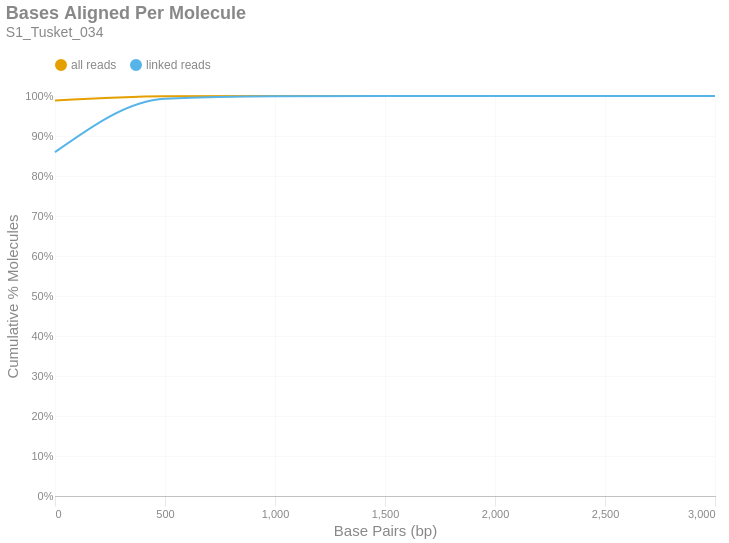

The notebook cell saved with this chart:
### Markdown cell above
### Bases Aligned Per Molecule
This is a cumulative frequency distribution showing the number of base pairs aligned per unique molecule. These data are shown in 500 bp bins. There are two distributions: one with `all reads` (yellow) and another with only `linked reads` (blue). The percent of molecules in the `linked reads` distribution is relative to the total number of linked molecules.

### Code cell
if SKIPLR:
    print_html(f"Skipped")
else:
    binned_df = consolidated_hist(valids['aligned_bp'], mask, 500, True)
    with SafeRender(binned_df):
        (
            density_plot(binned_df, 'Bases Aligned Per Molecule', samplename, 'basesper')
            .encode(
                x=alt.X('bin:Q', title="Base Pairs (bp)").axis(tickMinStep=500).scale(padding=0),
                y=alt.Y('value:Q', title='Cumulative % Molecules')
                    .axis(format='%')
                    .scale(domain = [0,1])
                    .stack(False),
                color=alt.Color("key:N").scale(domain = ["all reads", "linked reads"]),
                tooltip = [
                    alt.Tooltip("key:N", title = "Data Type"),
                    alt.Tooltip("range_label:N", title="Bases Aligned Per Molecule"),
                    alt.Tooltip("value:Q", format = ".2%", title="% Molecules (Cum.)")
                ]
            )
        ).display()

### Figure 1 — Vega-Lite specification as saved in the notebook (floating-point values rounded to 4 significant figures)
{"width": "container", "height": 400, "config": {"title": {"anchor": "start", "dy": -15, "fontSize": 18, "color": "#888888", "subtitleColor": "#888888", "subtitleFontSize": 14}, "arc": {"fill": "#0072B2"}, "axis": {"domainColor": "#888888", "domainWidth": 0.5, "gridWidth": 0.2, "grid": false, "titleFontWeight": 400, "titleFontSize": 15, "labelFontSize": 11, "labelColor": "#888888", "tickColor": "#888888", "tickWidth": 0.2, "titleColor": "#888888"}, "axisBand": {"grid": false}, "axisX": {"grid": true, "tickSize": 10, "domainCap": "round"}, "axisY": {"domain": false, "grid": true, "tickSize": 0, "domainCap": "round"}, "background": "transparent", "header": {"labelFontSize": 15, "labelColor": "#888888", "titleFontSize": 15, "titleFontWeight": 600, "titleColor": "#888888"}, "legend": {"labelFont": "sans-serif", "labelFontSize": 12, "labelColor": "#888888", "symbolSize": 100, "symbolType": "circle", "titleFontSize": 12, "titlePadding": 10, "titleColor": "#888888", "title": null, "orient": "top"}, "range": {"category": ["#E69F00", "#56B4E9", "#009E73", "#F0E442", "#0072B2", "#D55E00", "#CC79A7", "#000000"], "diverging": ["#cfe8f3", "#a2d4ec", "#73bfe2", "#46abdb", "#1696d2", "#12719e"]}, "area": {"fill": "#0072B2", "fillOpacity": 0.7, "line": true, "strokeOpacity": 0.7}, "line": {"color": "#0072B2", "stroke": "#0072B2", "strokeWidth": 2}, "trail": {"color": "#0072B2", "stroke": "#0072B2", "strokeWidth": 0, "size": 1}, "point": {"filled": true, "fillOpacity": 1.0, "size": 95}, "text": {"color": "#888888", "fontSize": 11, "align": "right", "fontWeight": 400, "size": 11}, "bar": {"fill": "#0072B2", "stroke": null}, "view": {"stroke": null, "continuousWidth": 660, "continuousHeight": 400}}, "data": {"name": "data-9ef2e4ed806f72e02056df81cc50f296"}, "mark": {"type": "line", "interpolate": "monotone", "point": {"opacity": 0, "size": 275}}, "encoding": {"color": {"field": "key", "scale": {"domain": ["all reads", "linked reads"]}, "type": "nominal"}, "tooltip": [{"field": "key", "title": "Data Type", "type": "nominal"}, {"field": "range_label", "title": "Bases Aligned Per Molecule", "type": "nominal"}, {"field": "value", "format": ".2%", "title": "% Molecules (Cum.)", "type": "quantitative"}], "x": {"axis": {"tickMinStep": 500}, "field": "bin", "scale": {"padding": 0}, "title": "Base Pairs (bp)", "type": "quantitative"}, "y": {"axis": {"format": "%"}, "field": "value", "scale": {"domain": [0, 1]}, "stack": false, "title": "Cumulative % Molecules", "type": "quantitative"}}, "params": [{"name": "param_c36ac31b6afebe62", "select": {"type": "point", "fields": ["key"]}, "bind": "legend"}], "title": {"text": "Bases Aligned Per Molecule", "subtitle": "S1_Tusket_034"}, "transform": [{"fold": ["all reads (cumsum)", "linked reads (cumsum)"]}, {"calculate": "replace(datum.key, ' (cumsum)', '')", "as": "key"}, {"filter": {"param": "param_c36ac31b6afebe62"}}], "usermeta": {"embedOptions": {"downloadFileName": "S1_Tusket_034.basesper"}}, "$schema": "https://vega.github.io/schema/vega-lite/v6.1.0.json", "datasets": {"data-9ef2e4ed806f72e02056df81cc50f296": [{"bin": "0.0", "interval": "0.0-500.0", "all reads": 0.9887, "linked reads": 0.8597, "all reads (cumsum)": 0.9887, "linked reads (cumsum)": 0.8597, "range_label": "0-499"}, {"bin": "500.0", "interval": "500.0-1000.0", "all reads": 0.01075, "linked reads": 0.1336, "all reads (cumsum)": 0.9995, "linked reads (cumsum)": 0.9933, "range_label": "500-999"}, {"bin": "1000.0", "interval": "1000.0-1500.0", "all reads": 0.0004811, "linked reads": 0.006102, "all reads (cumsum)": 1.0, "linked reads (cumsum)": 0.9994, "range_label": "1000-1499"}, {"bin": "1500.0", "interval": "1500.0-2000.0", "all reads": 4.226e-05, "linked reads": 0.000541, "all reads (cumsum)": 1.0, "linked reads (cumsum)": 0.9999, "range_label": "1500-1999"}, {"bin": "2000.0", "interval": "2000.0-2500.0", "all reads": 5.399e-06, "linked reads": 6.942e-05, "all reads (cumsum)": 1.0, "linked reads (cumsum)": 1.0, "range_label": "2000-2499"}, {"bin": "2500.0", "interval": "2500.0-3000.0", "all reads": 1.49e-06, "linked reads": 1.915e-05, "all reads (cumsum)": 1.0, "linked reads (cumsum)": 1.0, "range_label": "2500-2999"}, {"bin": "3000.0", "interval": "3000.0-3500.0", "all reads": 3.724e-07, "linked reads": 4.787e-06, "all reads (cumsum)": 1.0, "linked reads (cumsum)": 1.0, "range_label": "3000-3499"}]}}
